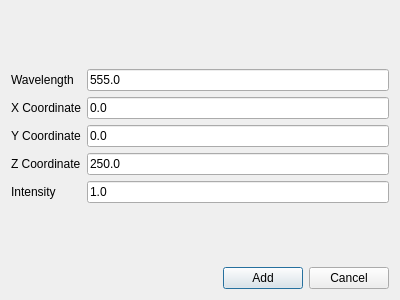
<?xml version="1.0" encoding="UTF-8"?>
<ui version="4.0">
 <class>AddPointDialog</class>
 <widget class="QDialog" name="AddPointDialog">
  <property name="geometry">
   <rect>
    <x>0</x>
    <y>0</y>
    <width>400</width>
    <height>300</height>
   </rect>
  </property>
  <property name="windowTitle">
   <string>AddPointDialog</string>
  </property>
  <layout class="QGridLayout" name="gridLayout_2">
   <item row="0" column="0">
    <spacer name="verticalSpacer">
     <property name="orientation">
      <enum>Qt::Vertical</enum>
     </property>
     <property name="sizeHint" stdset="0">
      <size>
       <width>20</width>
       <height>35</height>
      </size>
     </property>
    </spacer>
   </item>
   <item row="1" column="0">
    <layout class="QGridLayout" name="gridLayout">
     <item row="0" column="0">
      <widget class="QLabel" name="label">
       <property name="text">
        <string>Wavelength</string>
       </property>
      </widget>
     </item>
     <item row="0" column="1">
      <widget class="QLineEdit" name="lineWavelength">
       <property name="text">
        <string>555.0</string>
       </property>
      </widget>
     </item>
     <item row="1" column="0">
      <widget class="QLabel" name="label_2">
       <property name="text">
        <string>X Coordinate</string>
       </property>
      </widget>
     </item>
     <item row="1" column="1">
      <widget class="QLineEdit" name="lineX">
       <property name="text">
        <string>0.0</string>
       </property>
      </widget>
     </item>
     <item row="2" column="0">
      <widget class="QLabel" name="label_3">
       <property name="text">
        <string>Y Coordinate</string>
       </property>
      </widget>
     </item>
     <item row="2" column="1">
      <widget class="QLineEdit" name="lineY">
       <property name="text">
        <string>0.0</string>
       </property>
      </widget>
     </item>
     <item row="3" column="0">
      <widget class="QLabel" name="label_4">
       <property name="text">
        <string>Z Coordinate</string>
       </property>
      </widget>
     </item>
     <item row="3" column="1">
      <widget class="QLineEdit" name="lineZ">
       <property name="text">
        <string>250.0</string>
       </property>
      </widget>
     </item>
     <item row="4" column="0">
      <widget class="QLabel" name="label_5">
       <property name="text">
        <string>Intensity</string>
       </property>
      </widget>
     </item>
     <item row="4" column="1">
      <widget class="QLineEdit" name="lineIntensity">
       <property name="text">
        <string>1.0</string>
       </property>
      </widget>
     </item>
    </layout>
   </item>
   <item row="2" column="0">
    <spacer name="verticalSpacer_2">
     <property name="orientation">
      <enum>Qt::Vertical</enum>
     </property>
     <property name="sizeHint" stdset="0">
      <size>
       <width>20</width>
       <height>36</height>
      </size>
     </property>
    </spacer>
   </item>
   <item row="3" column="0">
    <layout class="QHBoxLayout" name="horizontalLayout">
     <item>
      <spacer name="horizontalSpacer">
       <property name="orientation">
        <enum>Qt::Horizontal</enum>
       </property>
       <property name="sizeHint" stdset="0">
        <size>
         <width>40</width>
         <height>20</height>
        </size>
       </property>
      </spacer>
     </item>
     <item>
      <widget class="QPushButton" name="pushButton">
       <property name="text">
        <string>Add</string>
       </property>
      </widget>
     </item>
     <item>
      <widget class="QPushButton" name="pushButton_2">
       <property name="text">
        <string>Cancel</string>
       </property>
      </widget>
     </item>
    </layout>
   </item>
  </layout>
 </widget>
 <layoutdefault spacing="6" margin="11"/>
 <resources/>
 <connections>
  <connection>
   <sender>pushButton_2</sender>
   <signal>clicked()</signal>
   <receiver>AddPointDialog</receiver>
   <slot>reject()</slot>
   <hints>
    <hint type="sourcelabel">
     <x>330</x>
     <y>277</y>
    </hint>
    <hint type="destinationlabel">
     <x>334</x>
     <y>233</y>
    </hint>
   </hints>
  </connection>
 </connections>
</ui>
